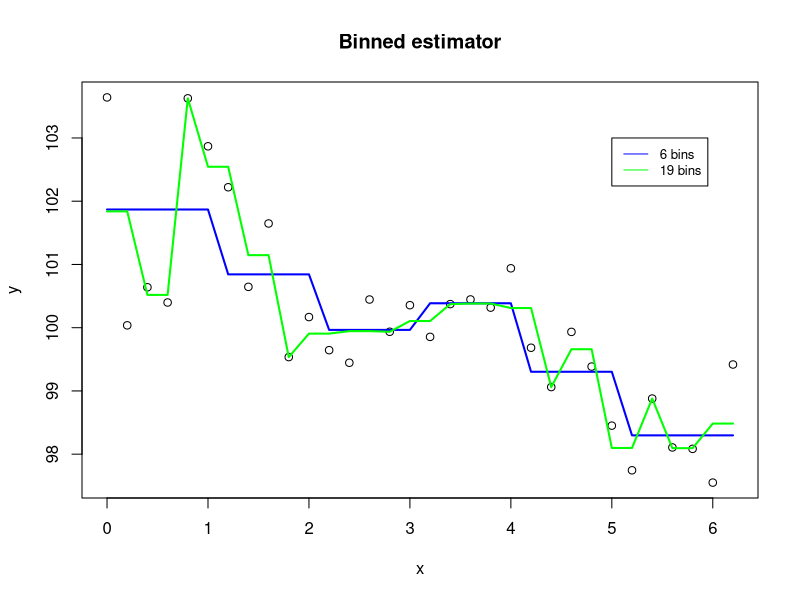

R code for this plot:
# CODE1101
rm(list=ls()) # CLEAR WORKSPACE
set.seed(195021)
x<-seq(from=0, to=2*pi,by=0.2)
f0<-function(x){ 100+sin(2*x)+cos(x/2) }
R2<-2/3
y<-f0(x)+rnorm(n=length(x),sd=sqrt(var(f0(x))*(1-R2)/R2))
z1 <- cut(x,breaks=seq(from=min(x),to=max(x+.01),
                       length=7),right=F)
f1 <- lm(y~z1)
z2 <- cut(x,breaks=seq(from=min(x),to=max(x+.01),
                       length=20),right=F)
f2 <- lm(y~z2)


plot(y~x,main='Binned estimator')
#lines(x=x,y=f0(x),col='red',lwd=2)
lines(x=x,y=predict(f1),col='blue',lwd=2)
lines(x=x,y=predict(f2),col='green',lwd=2)
legend(5, 103, legend=c("6 bins", "19 bins"),
       col=c("blue", "green"), lty=1:1, cex=0.8)
